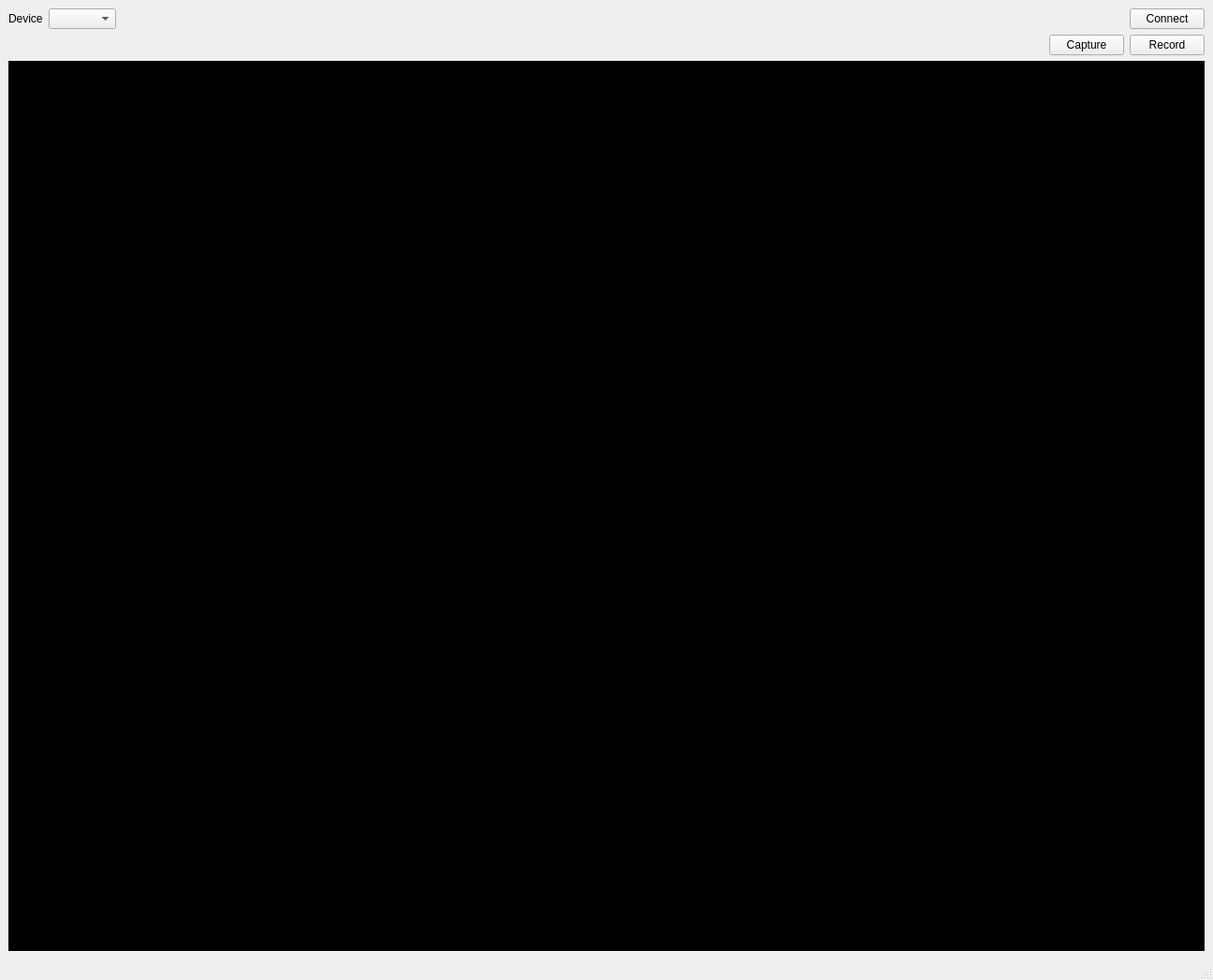
<?xml version="1.0" encoding="UTF-8"?>
<ui version="4.0">
 <class>MainWindow</class>
 <widget class="QMainWindow" name="MainWindow">
  <property name="geometry">
   <rect>
    <x>0</x>
    <y>0</y>
    <width>1296</width>
    <height>1047</height>
   </rect>
  </property>
  <property name="windowTitle">
   <string>MainWindow</string>
  </property>
  <widget class="QWidget" name="centralwidget">
   <layout class="QVBoxLayout" name="verticalLayout">
    <item>
     <layout class="QHBoxLayout" name="horizontalLayout">
      <item>
       <widget class="QLabel" name="label">
        <property name="text">
         <string>Device</string>
        </property>
       </widget>
      </item>
      <item>
       <widget class="QComboBox" name="deviceSelection"/>
      </item>
      <item>
       <spacer name="horizontalSpacer">
        <property name="orientation">
         <enum>Qt::Horizontal</enum>
        </property>
        <property name="sizeHint" stdset="0">
         <size>
          <width>40</width>
          <height>20</height>
         </size>
        </property>
       </spacer>
      </item>
      <item>
       <widget class="QPushButton" name="connectButton">
        <property name="text">
         <string>Connect</string>
        </property>
       </widget>
      </item>
     </layout>
    </item>
    <item>
     <layout class="QHBoxLayout" name="horizontalLayout_4">
      <item>
       <spacer name="horizontalSpacer_2">
        <property name="orientation">
         <enum>Qt::Horizontal</enum>
        </property>
        <property name="sizeHint" stdset="0">
         <size>
          <width>40</width>
          <height>20</height>
         </size>
        </property>
       </spacer>
      </item>
      <item>
       <widget class="QPushButton" name="pushButton_3">
        <property name="maximumSize">
         <size>
          <width>200</width>
          <height>16777215</height>
         </size>
        </property>
        <property name="text">
         <string>Capture</string>
        </property>
       </widget>
      </item>
      <item>
       <widget class="QPushButton" name="pushButton_2">
        <property name="maximumSize">
         <size>
          <width>200</width>
          <height>16777215</height>
         </size>
        </property>
        <property name="text">
         <string>Record</string>
        </property>
       </widget>
      </item>
     </layout>
    </item>
    <item>
     <widget class="QFrame" name="webcamFrame">
      <property name="sizePolicy">
       <sizepolicy hsizetype="Expanding" vsizetype="Expanding">
        <horstretch>0</horstretch>
        <verstretch>0</verstretch>
       </sizepolicy>
      </property>
      <property name="styleSheet">
       <string notr="true">background-color: rgb(0,0,0);</string>
      </property>
      <layout class="QHBoxLayout" name="horizontalLayout_2">
       <item>
        <layout class="QVBoxLayout" name="webcamLayout"/>
       </item>
      </layout>
     </widget>
    </item>
   </layout>
  </widget>
  <widget class="QMenuBar" name="menubar">
   <property name="geometry">
    <rect>
     <x>0</x>
     <y>0</y>
     <width>1296</width>
     <height>39</height>
    </rect>
   </property>
  </widget>
  <widget class="QStatusBar" name="statusbar"/>
 </widget>
 <resources/>
 <connections/>
</ui>
